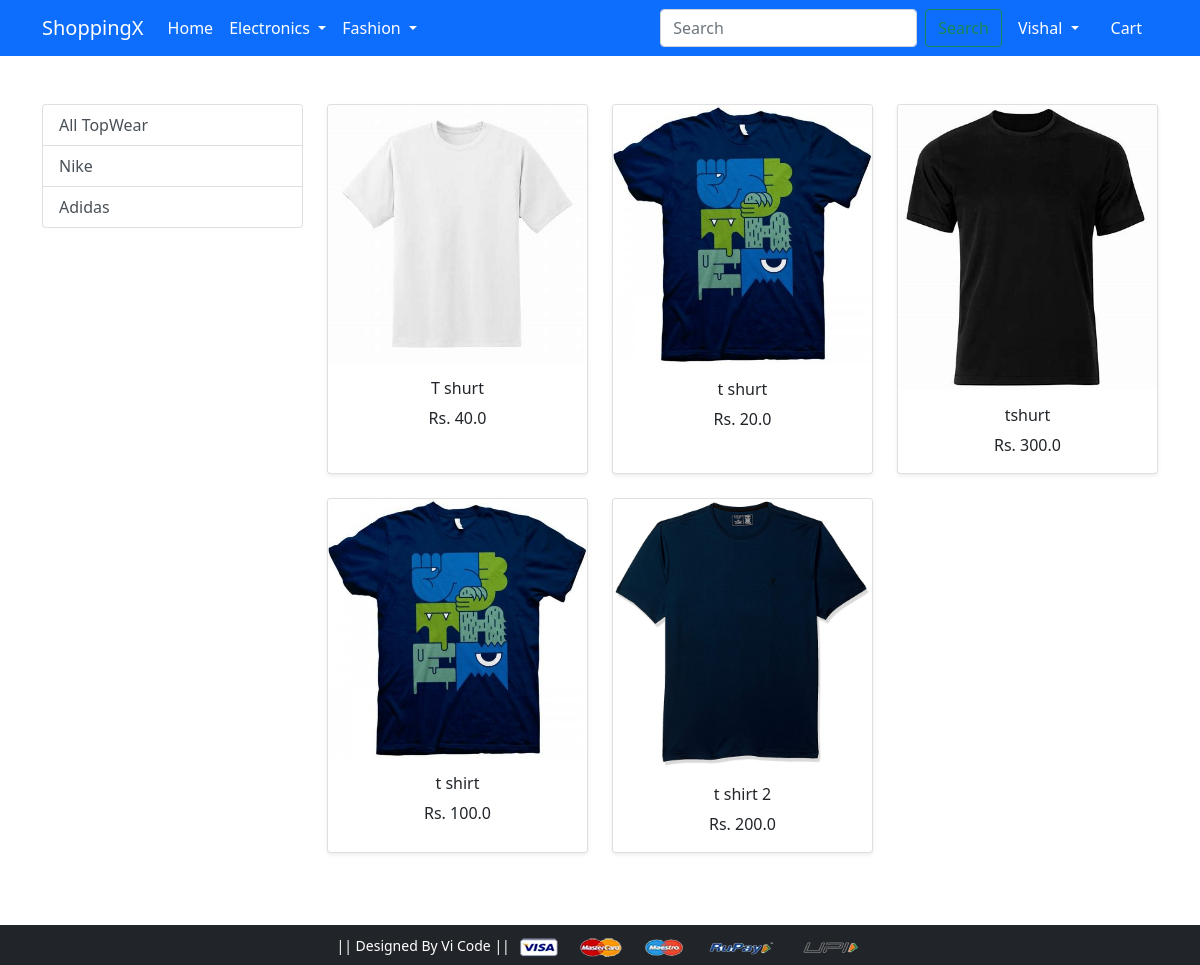
/topwear/ (signed in), run on the app's committed database.
### app/models.py (models this page shows, shortened)
class Product(models.Model):
    title = models.CharField(max_length=100)
    selling_price = models.FloatField()
    discounted_price = models.FloatField()
    description = models.TextField()
    brand = models.CharField(max_length=100)
    category = models.CharField(choices=CATEGORY_CHOICES, max_length=2)
    product_image = models.ImageField(upload_to='productimg')

### app/views.py (the view)
# urls.py: path('topwear/', views.topwear, name='topwear'),
def topwear(request, data=None):
 if data == None:
  topwears = Product.objects.filter(category='TW')
 elif data == 'nike' or data == 'adidas':
  topwears = Product.objects.filter(category='TW').filter(brand=data)
 return render(request, 'app/topwear.html',{'topwears' : topwears})

### app/templates/app/topwear.html (shortened to what this page needs)
{% extends 'app/base.html' %}
{% load static %}
{% block main-content %}
<div class="container my-5">
  <div class="row">
    <div class="col-12 col-md-3 mb-3">
      <div class="d-none d-md-block">
        <div class="list-group">
          <a href="{% url 'topwear'%}" class="list-group-item list-group-item-action">All TopWear</a>
          <a href="{% url 'topweardata' 'nike' %}" class="list-group-item list-group-item-action">Nike</a>
          <a href="{% url 'topweardata' 'adidas' %}" class="list-group-item list-group-item-action">Adidas</a>
        </div>
      </div>
    </div>
    <div class="col-12 col-md-9">
      <div class="row">
        {% for product in topwears %}
          <div class="col-6 col-md-4 text-center mb-4">
            <a href="{% url 'product-detail' product.id %}" class="text-decoration-none text-dark">
              <div class="card h-100 shadow-sm">
                <img src="{{ product.product_image.url }}" class="card-img-top" alt="{{ product.title }}">
                <div class="card-body">
                  <h6 class="card-title">{{ product.title }}</h6>
                  <p class="card-text">Rs. {{ product.discounted_price }}</p>
                </div>
              </div>
            </a>
          </div>
        {% endfor %}
      </div>
    </div>
  </div>
</div>
{% endblock main-content %}

### app/templates/app/base.html (shortened to what this page needs)
<!doctype html>
{% load static %}
<html lang="en">
  <head>
    <link href="https://cdn.jsdelivr.net/npm/bootstrap@5.0.0-beta1/dist/css/bootstrap.min.css" rel="stylesheet">
    <link rel="stylesheet" href="{% static 'app/css/owl.carousel.min.css' %}">
    <link rel="stylesheet" href="{% static 'app/css/all.min.css' %}">
    <link rel="stylesheet" href="{% static 'app/css/style.css' %}">
  </head>
  <body>
    <nav class="navbar navbar-expand-lg navbar-dark bg-primary">
     <div class="container">
       <a class="navbar-brand" href="/">ShoppingX</a>
       <div class="collapse navbar-collapse" id="navbarSupportedContent">
         <ul class="navbar-nav me-auto mb-2 mb-lg-0">
           <li class="nav-item">
             <a class="nav-link active" aria-current="page" href="/">Home</a>
           </li>
           <li class="nav-item dropdown">
             <a class="nav-link dropdown-toggle text-white" href="#" id="electronicsDropdown" role="button" data-bs-toggle="dropdown" aria-expanded="false">
               Electronics
             </a>
           </li>
           <li class="nav-item dropdown">
             <a class="nav-link dropdown-toggle text-white" href="#" id="fashionDropdown" role="button" data-bs-toggle="dropdown" aria-expanded="false">
               Fashion
             </a>
           </li>
         </ul>
    <form class="d-flex" role="search" method="get" action="{% url 'search' %}">
  <input class="form-control me-2" type="search" placeholder="Search" name="query" aria-label="Search">
  <button class="btn btn-outline-success" type="submit">Search</button>
</form>
        <div>
          <ul class="navbar-nav me-auto mb-2 mb-lg-0">
          {% if request.user.is_authenticated %}
           <li class="nav-item dropdown mx-2">
              <a class="nav-link dropdown-toggle text-white" href="#" id="profileDropdown" role="button" data-bs-toggle="dropdown" aria-expanded="false">
                {{request.user.username|capfirst}}
              </a>
            </li>
            <li class="nav-item mx-2">
             <a href="{% url 'showcart' %}" class="nav-link text-white"> Cart </a>
            </li>
          {% endif %}
          </ul>
         </div>
       </div>
     </div>
    </nav>
    {% block main-content %} {% endblock main-content %}
    <footer class="container-fluid bg-dark text-center p-2 mt-5">
        <small class="text-white">|| Designed By Vi Code || </small>
        <img src="{% static 'app/images/payment.png' %}" alt="" srcset="" class="img-fluid" height="2px">
    </footer>
  </body>
</html>

### data on the page
Product: product_image (picture), title "T shurt", discounted_price "40.0"
Product: product_image (picture), title "t shurt", discounted_price "20.0"
Product: product_image (picture), title "tshurt", discounted_price "300.0"
Product: product_image (picture), title "t shirt", discounted_price "100.0"
Product: product_image (picture), title "t shirt 2", discounted_price "200.0"

### other printed values
{{ request.user.username|capfirst }} "Vishal"
